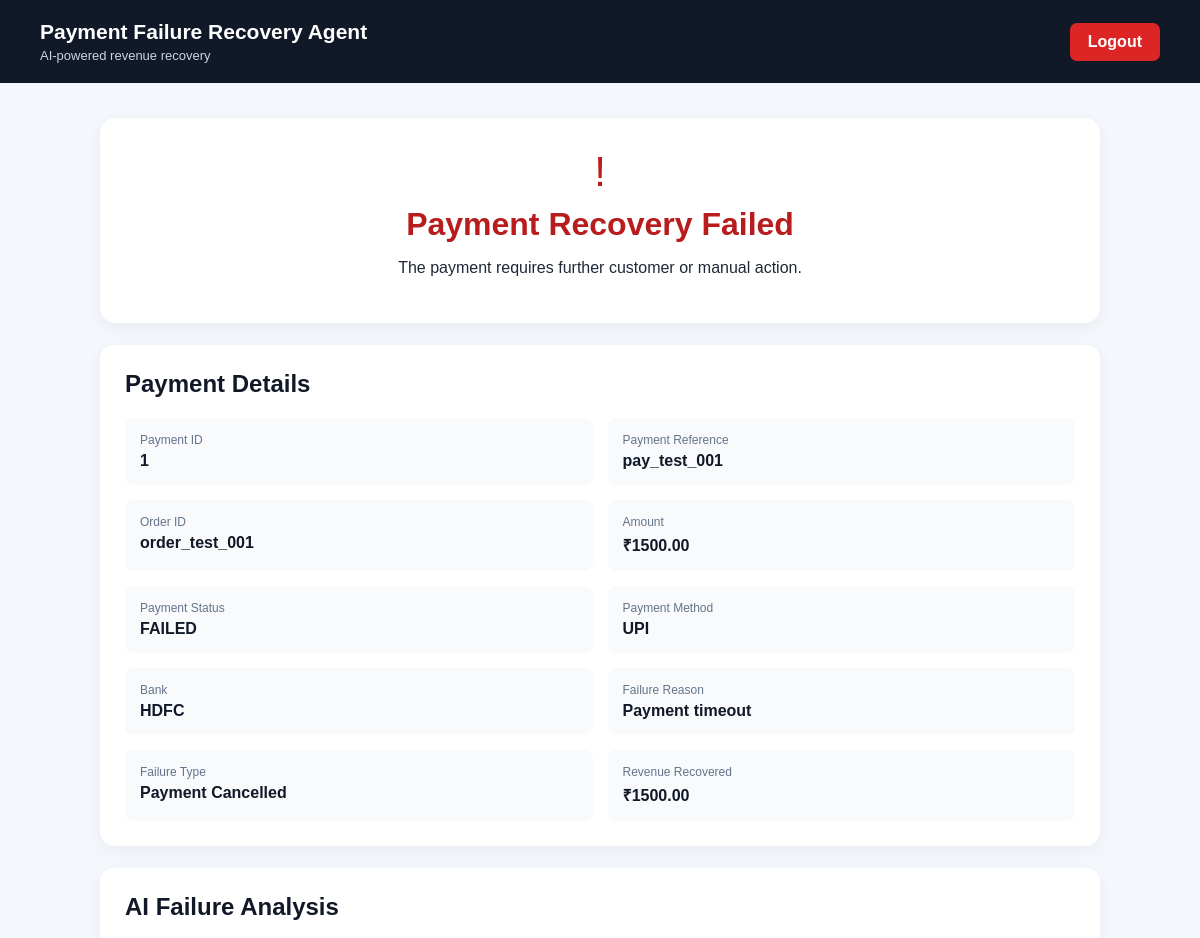
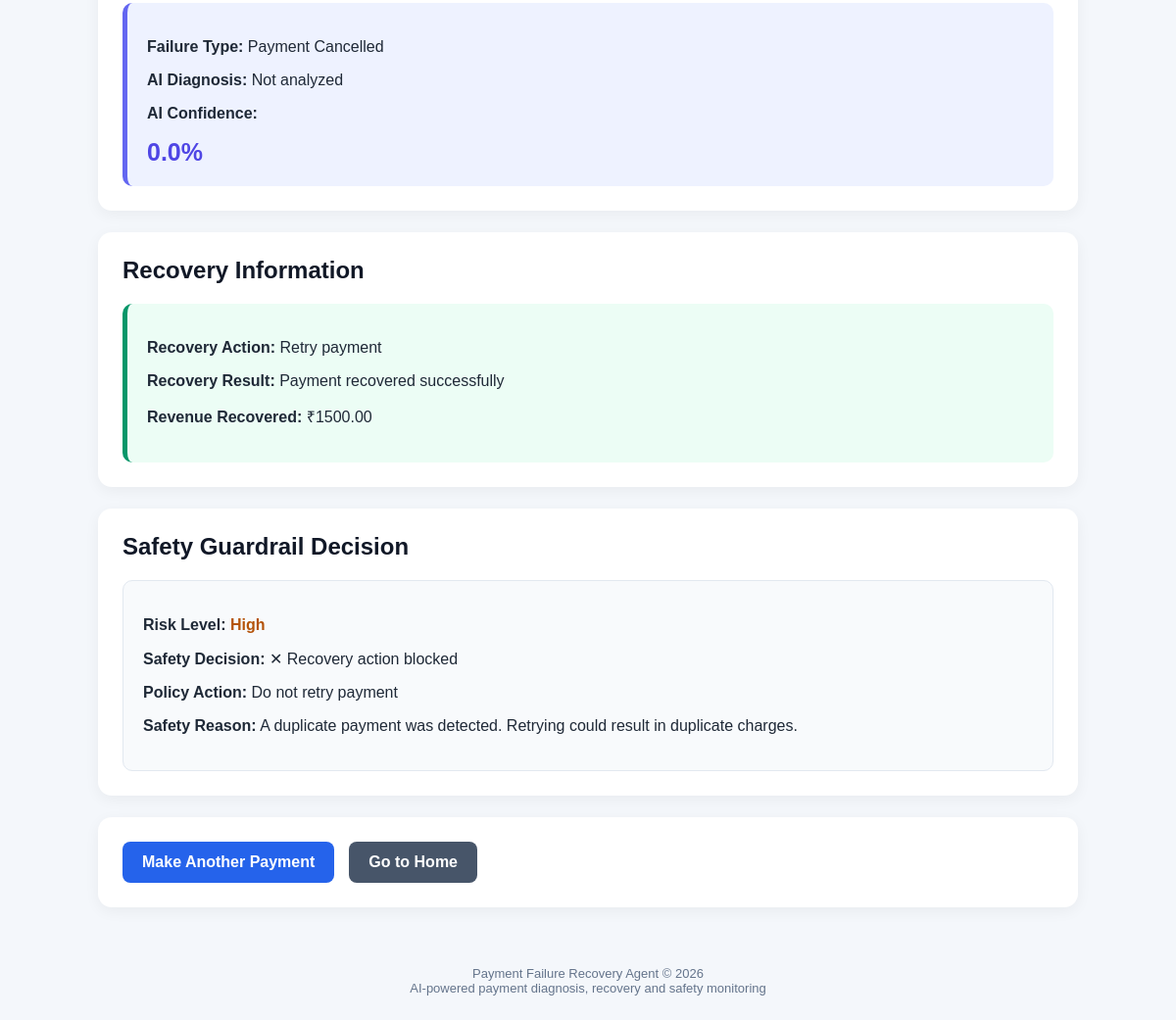
/payment-result/1/ (signed in), run on the app's committed database (2 pictures, top to bottom).
### payments/models.py (models this page shows, shortened)
class Payment(models.Model):
    user = models.ForeignKey(
        User,
        on_delete=models.CASCADE,
        null=True,
        blank=True,
        related_name="payments"
    )
    payment_id = models.CharField(
        max_length=255,
        unique=True
    )
    order_id = models.CharField(
        max_length=100,
        blank=True,
        null=True
    )
    amount = models.DecimalField(
        max_digits=12,
        decimal_places=2,
        default=0
    )
    payment_method = models.CharField(
        max_length=100,
        blank=True,
        null=True
    )
    bank = models.CharField(
        max_length=100,
        blank=True,
        null=True
    )
    failure_type = models.CharField(
        max_length=100,
        blank=True,
        null=True
    )
    failure_reason = models.CharField(
        max_length=255,
        blank=True,
        null=True
    )
    cancellation_reason = models.CharField(
        max_length=100,
        blank=True,
        null=True
    )
    status = models.CharField(
        max_length=50,
        default="FAILED"
    )
    retry_count = models.PositiveIntegerField(
        default=0
    )
    ai_diagnosis = models.TextField(
        blank=True,
        null=True
    )
    ai_confidence = models.FloatField(
        blank=True,
        null=True
    )
    recovery_action = models.CharField(
        max_length=255,
        blank=True,
        null=True
    )
    recovery_result = models.TextField(
        blank=True,
        null=True
    )
    revenue_recovered = models.DecimalField(
        max_digits=12,
        decimal_places=2,
        default=0
    )
    created_at = models.DateTimeField(
        auto_now_add=True
    )
    updated_at = models.DateTimeField(
        auto_now=True
    )

class RecoveryAudit(models.Model):
    payment = models.ForeignKey(
        Payment,
        on_delete=models.CASCADE,
        related_name="recovery_audits"
    )
    failure_type = models.CharField(
        max_length=100,
        blank=True,
        null=True
    )
    cancellation_reason = models.CharField(
        max_length=100,
        blank=True,
        null=True
    )
    root_cause = models.CharField(
        max_length=255,
        blank=True,
        null=True
    )
    recommended_action = models.CharField(
        max_length=255,
        blank=True,
        null=True
    )
    confidence = models.FloatField(
        blank=True,
        null=True
    )
    policy_action = models.CharField(
        max_length=255,
        blank=True,
        null=True
    )
    allowed = models.BooleanField(
        default=False
    )
    risk_level = models.CharField(
        max_length=50,
        blank=True,
        null=True
    )
    executed = models.BooleanField(
        default=False
    )
    result = models.TextField(
        blank=True,
        null=True
    )
    reason = models.TextField(
        blank=True,
        null=True
    )
    created_at = models.DateTimeField(
        auto_now_add=True
    )

### payments/views.py (the view)
@login_required
def payment_result(
    request,
    payment_id
):
    if request.user.is_staff:
        payment = get_object_or_404(
            Payment,
            id=payment_id
        )
    else:
        payment = get_object_or_404(
            Payment,
            id=payment_id,
            user=request.user
        )
    latest_audit = (
        RecoveryAudit.objects
        .filter(
            payment=payment
        )
        .order_by("-id")
        .first()
    )
    failure_type = (
        payment.failure_type
        or ""
    ).strip()
    if (
        not failure_type
        and latest_audit
    ):
        failure_type = (
            latest_audit.failure_type
            or ""
        ).strip()
    if not failure_type:
        failure_type = (
            "Unknown Failure"
        )
    confidence_percent = None
    if payment.ai_confidence is not None:
        confidence_percent = round(
            float(
                payment.ai_confidence
            ) * 100,
            1
        )
    ai_diagnosis = (
        payment.ai_diagnosis
        or "Not analyzed"
    )
    recovery_action = (
        payment.recovery_action
        or "Not available"
    )
    recovery_result = (
        payment.recovery_result
        or "No recovery attempt"
    )
    context = {
        "payment":
            payment,
        "audit":
            latest_audit,
        "latest_audit":
            latest_audit,
        "failure_type":
            failure_type,
        "confidence_percent":
            confidence_percent,
        "ai_diagnosis":
            ai_diagnosis,
        "recovery_action":
            recovery_action,
        "recovery_result":
            recovery_result,
        "is_admin":
            request.user.is_staff,
    }
    return render(
        request,
        "payments/payment_result.html",
        context
    )

### payments/templates/payments/payment_result.html (shortened to what this page needs)
<!DOCTYPE html>
<html lang="en">
<head>
</head>
<body>
<header class="header">
    <div>
        <div class="brand">
            Payment Failure Recovery Agent
        </div>
        <div class="subtitle">
            AI-powered revenue recovery
        </div>
    </div>
    <a href="{% url 'logout' %}" class="logout">
        Logout
    </a>
</header>
<div class="container">
    <div class="result-header">
        {% if payment.status == "RECOVERED" %}
            <div class="result-icon success">
                ✓
            </div>
            <h1 class="success">
                Payment Recovered
            </h1>
            <p>
                The payment recovery action was successfully simulated.
            </p>
        {% else %}
            <div class="result-icon failed">
                !
            </div>
            <h1 class="failed">
                Payment Recovery Failed
            </h1>
            <p>
                The payment requires further customer or manual action.
            </p>
        {% endif %}
    </div>
    <div class="card">
        <h2>
            Payment Details
        </h2>
        <div class="details-grid">
            <div class="detail">
                <div class="detail-label">
                    Payment ID
                </div>
                <div class="detail-value">
                    {{ payment.id }}
                </div>
            </div>
            <div class="detail">
                <div class="detail-label">
                    Payment Reference
                </div>
                <div class="detail-value">
                    {{ payment.payment_id }}
                </div>
            </div>
            <div class="detail">
                <div class="detail-label">
                    Order ID
                </div>
                <div class="detail-value">
                    {{ payment.order_id }}
                </div>
            </div>
            <div class="detail">
                <div class="detail-label">
                    Amount
                </div>
                <div class="detail-value">
                    ₹{{ payment.amount }}
                </div>
            </div>
            <div class="detail">
                <div class="detail-label">
                    Payment Status
                </div>
                <div class="detail-value">
                    {{ payment.status }}
                </div>
            </div>
            <div class="detail">
                <div class="detail-label">
                    Payment Method
                </div>
                <div class="detail-value">
                    {{ payment.payment_method }}
                </div>
            </div>
            <div class="detail">
                <div class="detail-label">
                    Bank
                </div>
                <div class="detail-value">
                    {{ payment.bank }}
                </div>
            </div>
            <div class="detail">
                <div class="detail-label">
                    Failure Reason
                </div>
                <div class="detail-value">
                    {{ payment.failure_reason }}
                </div>
            </div>
            <div class="detail">
                <div class="detail-label">
                    Failure Type
                </div>
                <div class="detail-value">
                    {{ failure_type }}
                </div>
            </div>
            <div class="detail">
                <div class="detail-label">
                    Revenue Recovered
                </div>
                <div class="detail-value">
                    ₹{{ payment.revenue_recovered }}
                </div>
            </div>
        </div>
    </div>
    <div class="card">
        <h2>
            AI Failure Analysis
        </h2>
        <div class="diagnosis-box">
            <p>
                <strong>Failure Type:</strong>
                {{ failure_type }}
            </p>
            <p>
                <strong>AI Diagnosis:</strong>
                {{ ai_diagnosis }}
            </p>
            <p>
                <strong>AI Confidence:</strong>
            </p>
            {% if confidence_percent != None %}
                <div class="confidence">
                    {{ confidence_percent }}%
                </div>
            {% else %}
                <div class="confidence">
                    Not Available
                </div>
            {% endif %}
        </div>
    </div>
    <div class="card">
        <h2>
            Recovery Information
        </h2>
        <div class="recovery-box">
            <p>
                <strong>Recovery Action:</strong>
                {{ recovery_action }}
            </p>
            <p>
                <strong>Recovery Result:</strong>
                {{ recovery_result }}
            </p>
            <p>
                <strong>Revenue Recovered:</strong>
                ₹{{ payment.revenue_recovered }}
            </p>
        </div>
    </div>
    {% if audit %}
    <div class="card">
        <h2>
            Safety Guardrail Decision
        </h2>
        <div class="guardrail-box">
            <p>
                <strong>Risk Level:</strong>
                {% if audit.risk_level == "LOW" %}
                    <span class="risk-low">
                        LOW
                    </span>
                {% elif audit.risk_level == "HIGH" %}
                    <span class="risk-high">
                        HIGH
                    </span>
                {% else %}
                    <span class="risk-medium">
                        {{ audit.risk_level }}
                    </span>
                {% endif %}
            </p>
            <p>
                <strong>Safety Decision:</strong>
                {% if audit.allowed %}
                    ✓ Recovery action approved
                {% else %}
                    ✕ Recovery action blocked
                {% endif %}
            </p>
            <p>
                <strong>Policy Action:</strong>
                {{ audit.policy_action }}
            </p>
            <p>
                <strong>Safety Reason:</strong>
                {{ audit.reason }}
            </p>
        </div>
    </div>
    {% endif %}
    <div class="card">
        <div class="buttons">
            <a href="{% url 'make_payment' %}"
               class="btn primary">
                Make Another Payment
            </a>
            <a href="{% url 'dashboard' %}"
               class="btn secondary">
                Go to Home
            </a>
        </div>
    </div>
</div>
<footer>
    Payment Failure Recovery Agent © 2026
    <br>
    AI-powered payment diagnosis, recovery and safety monitoring
</footer>
</body>
</html>

### payments/templates/payments/payment_result.html (style rules this page uses)
* { box-sizing: border-box; }
body { margin: 0; font-family: Arial, Helvetica, sans-serif; background: #f4f7fb; color: #1f2937; }
.header { background: #111827; color: white; padding: 20px 40px; display: flex; justify-content: space-between; align-items: center; }
.brand { font-size: 21px; font-weight: bold; }
.subtitle { color: #cbd5e1; font-size: 13px; margin-top: 4px; }
.logout { background: #dc2626; color: white; padding: 10px 18px; border-radius: 7px; text-decoration: none; font-weight: bold; }
.container { width: 92%; max-width: 1000px; margin: 35px auto; }
.result-header { background: white; text-align: center; padding: 30px; border-radius: 15px; margin-bottom: 22px; box-shadow: 0 4px 15px rgba(0,0,0,.06); }
.failed { color: #b91c1c; }
.result-icon { font-size: 42px; }
.result-header h1 { margin: 10px 0; }
.card { background: white; padding: 25px; border-radius: 14px; margin-bottom: 22px; box-shadow: 0 4px 15px rgba(0,0,0,.05); }
.card h2 { margin-top: 0; color: #111827; }
.details-grid { display: grid; grid-template-columns: repeat(2,1fr); gap: 15px; }
.detail { background: #f8fafc; padding: 15px; border-radius: 8px; }
.detail-label { font-size: 12px; color: #64748b; margin-bottom: 5px; }
.detail-value { font-weight: bold; color: #111827; }
.diagnosis-box { background: #eef2ff; border-left: 5px solid #6366f1; padding: 20px; border-radius: 10px; }
.confidence { font-size: 25px; font-weight: bold; color: #4f46e5; }
.recovery-box { background: #ecfdf5; border-left: 5px solid #059669; padding: 20px; border-radius: 10px; }
.guardrail-box { background: #f8fafc; border: 1px solid #e2e8f0; padding: 20px; border-radius: 10px; }
.risk-medium { color: #b45309; font-weight: bold; }
.buttons { display: flex; gap: 15px; flex-wrap: wrap; }
.btn { padding: 12px 20px; border-radius: 8px; color: white; font-weight: bold; text-decoration: none; }
.primary { background: #2563eb; }
.secondary { background: #475569; }
footer { text-align: center; padding: 25px; color: #64748b; font-size: 13px; }

### data on the page
Payment: id "1", payment_id "pay_test_001", order_id "order_test_001", amount "1500.00", status "FAILED", payment_method "UPI", bank "HDFC", failure_reason "Payment timeout", revenue_recovered "1500.00", recovery_action "Retry payment", recovery_result "Payment recovered successfully"
RecoveryAudit: failure_type "Payment Cancelled", risk_level "High", policy_action "Do not retry payment", reason "A duplicate payment was detected. Retrying could result in duplicate charges."

### other printed values
{{ ai_diagnosis }} "Not analyzed"
{{ confidence_percent }} "0.0"
